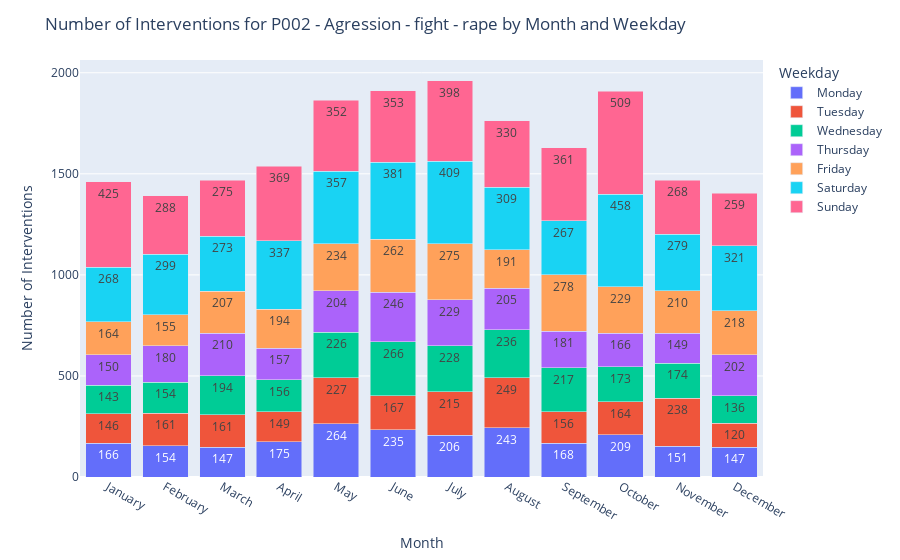

Notebook cell for this chart:
### Code cell
import pandas as pd
import plotly.express as px

# Define the order of months and days
month_order = ['January', 'February', 'March', 'April', 'May', 'June', 'July', 'August', 'September', 'October', 'November', 'December']
day_order = ['Monday', 'Tuesday', 'Wednesday', 'Thursday', 'Friday', 'Saturday', 'Sunday']

# Function to plot interventions for a specific event type
def plot_interventions(event_type):
    # Filter the dataset based on the selected event type
    filtered_df = interventions_dataset[interventions_dataset['eventtype_trip'] == event_type]
    
    # Group by month and weekday, and count occurrences
    grouped = filtered_df.groupby([filtered_df['t0'].dt.month_name(), filtered_df['t0'].dt.day_name()]).size().unstack().fillna(0)

    # Flatten the DataFrame to have a single index
    grouped_flat = grouped.reset_index()

    # Melt the DataFrame to long format
    melted = pd.melt(grouped_flat, id_vars='t0', value_vars=grouped_flat.columns[1:], var_name='Weekday', value_name='Count')

    # Create the bar plot
    fig = px.bar(melted, x='t0', y='Count', color='Weekday', barmode='stack', text='Count',
                 category_orders={'t0': month_order, 'Weekday': day_order})

    # Update layout
    fig.update_layout(
        title=f'Number of Interventions for {event_type} by Month and Weekday',
        xaxis_title='Month',
        yaxis_title='Number of Interventions'
    )

    # Show the figure
    fig.show()

# Select an event type from the dropdown menu
#selected_event_type = "P032 - Allergic reactions"
selected_event_type = "P002 - Agression - fight - rape"

plot_interventions(selected_event_type)

### Figure 1 — Plotly figure (JSON) as saved in the notebook; plotly's stock layout.template omitted (floating-point values rounded to 4 significant figures)
{"data": [{"alignmentgroup": "True", "hovertemplate": "Weekday=Monday<br>t0=%{x}<br>Count=%{text}<extra></extra>", "legendgroup": "Monday", "marker": {"color": "#636efa", "pattern": {"shape": ""}}, "name": "Monday", "offsetgroup": "Monday", "orientation": "v", "showlegend": true, "text": [175, 243, 147, 154, 166, 206, 235, 147, 264, 151, 209, 168], "textposition": "auto", "type": "bar", "x": ["April", "August", "December", "February", "January", "July", "June", "March", "May", "November", "October", "September"], "xaxis": "x", "y": [175, 243, 147, 154, 166, 206, 235, 147, 264, 151, 209, 168], "yaxis": "y"}, {"alignmentgroup": "True", "hovertemplate": "Weekday=Tuesday<br>t0=%{x}<br>Count=%{text}<extra></extra>", "legendgroup": "Tuesday", "marker": {"color": "#EF553B", "pattern": {"shape": ""}}, "name": "Tuesday", "offsetgroup": "Tuesday", "orientation": "v", "showlegend": true, "text": [149, 249, 120, 161, 146, 215, 167, 161, 227, 238, 164, 156], "textposition": "auto", "type": "bar", "x": ["April", "August", "December", "February", "January", "July", "June", "March", "May", "November", "October", "September"], "xaxis": "x", "y": [149, 249, 120, 161, 146, 215, 167, 161, 227, 238, 164, 156], "yaxis": "y"}, {"alignmentgroup": "True", "hovertemplate": "Weekday=Wednesday<br>t0=%{x}<br>Count=%{text}<extra></extra>", "legendgroup": "Wednesday", "marker": {"color": "#00cc96", "pattern": {"shape": ""}}, "name": "Wednesday", "offsetgroup": "Wednesday", "orientation": "v", "showlegend": true, "text": [156, 236, 136, 154, 143, 228, 266, 194, 226, 174, 173, 217], "textposition": "auto", "type": "bar", "x": ["April", "August", "December", "February", "January", "July", "June", "March", "May", "November", "October", "September"], "xaxis": "x", "y": [156, 236, 136, 154, 143, 228, 266, 194, 226, 174, 173, 217], "yaxis": "y"}, {"alignmentgroup": "True", "hovertemplate": "Weekday=Thursday<br>t0=%{x}<br>Count=%{text}<extra></extra>", "legendgroup": "Thursday", "marker": {"color": "#ab63fa", "pattern": {"shape": ""}}, "name": "Thursday", "offsetgroup": "Thursday", "orientation": "v", "showlegend": true, "text": [157, 205, 202, 180, 150, 229, 246, 210, 204, 149, 166, 181], "textposition": "auto", "type": "bar", "x": ["April", "August", "December", "February", "January", "July", "June", "March", "May", "November", "October", "September"], "xaxis": "x", "y": [157, 205, 202, 180, 150, 229, 246, 210, 204, 149, 166, 181], "yaxis": "y"}, {"alignmentgroup": "True", "hovertemplate": "Weekday=Friday<br>t0=%{x}<br>Count=%{text}<extra></extra>", "legendgroup": "Friday", "marker": {"color": "#FFA15A", "pattern": {"shape": ""}}, "name": "Friday", "offsetgroup": "Friday", "orientation": "v", "showlegend": true, "text": [194, 191, 218, 155, 164, 275, 262, 207, 234, 210, 229, 278], "textposition": "auto", "type": "bar", "x": ["April", "August", "December", "February", "January", "July", "June", "March", "May", "November", "October", "September"], "xaxis": "x", "y": [194, 191, 218, 155, 164, 275, 262, 207, 234, 210, 229, 278], "yaxis": "y"}, {"alignmentgroup": "True", "hovertemplate": "Weekday=Saturday<br>t0=%{x}<br>Count=%{text}<extra></extra>", "legendgroup": "Saturday", "marker": {"color": "#19d3f3", "pattern": {"shape": ""}}, "name": "Saturday", "offsetgroup": "Saturday", "orientation": "v", "showlegend": true, "text": [337, 309, 321, 299, 268, 409, 381, 273, 357, 279, 458, 267], "textposition": "auto", "type": "bar", "x": ["April", "August", "December", "February", "January", "July", "June", "March", "May", "November", "October", "September"], "xaxis": "x", "y": [337, 309, 321, 299, 268, 409, 381, 273, 357, 279, 458, 267], "yaxis": "y"}, {"alignmentgroup": "True", "hovertemplate": "Weekday=Sunday<br>t0=%{x}<br>Count=%{text}<extra></extra>", "legendgroup": "Sunday", "marker": {"color": "#FF6692", "pattern": {"shape": ""}}, "name": "Sunday", "offsetgroup": "Sunday", "orientation": "v", "showlegend": true, "text": [369, 330, 259, 288, 425, 398, 353, 275, 352, 268, 509, 361], "textposition": "auto", "type": "bar", "x": ["April", "August", "December", "February", "January", "July", "June", "March", "May", "November", "October", "September"], "xaxis": "x", "y": [369, 330, 259, 288, 425, 398, 353, 275, 352, 268, 509, 361], "yaxis": "y"}], "layout": {"barmode": "stack", "legend": {"title": {"text": "Weekday"}, "tracegroupgap": 0}, "margin": {"t": 60}, "title": {"text": "Number of Interventions for P002 - Agression - fight - rape by Month and Weekday"}, "xaxis": {"anchor": "y", "categoryarray": ["January", "February", "March", "April", "May", "June", "July", "August", "September", "October", "November", "December"], "categoryorder": "array", "domain": [0, 1], "title": {"text": "Month"}}, "yaxis": {"anchor": "x", "domain": [0, 1], "title": {"text": "Number of Interventions"}}}}
